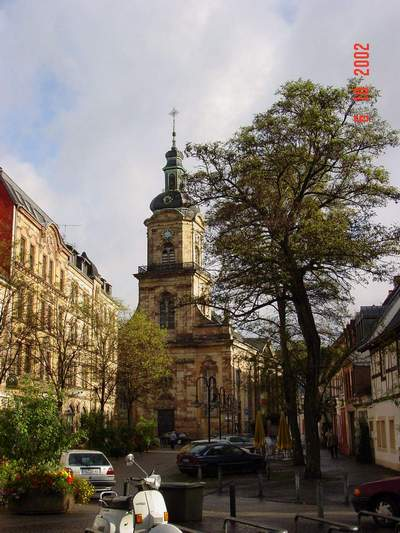
#> input picture 1-1/CB1501007/Computer and Programming Entry/Python 2023 실습코드/7400 GUI - Image Processing/3100 - 이미지 기초 1-(a)/church.JPG, 400 x 533 px, found by its file name
$ python 'Image Apply - 180 How to resize.py'   (older library calls are emulated)
#> lines starting #> are read from the running program, lines starting #| are printed output that depends on the picture

import PIL
from PIL import ImageFont
from PIL import Image
from PIL import ImageDraw

# open an image file (.bmp,.jpg,.png,.gif) you have in the working folder
imageFile = "church.jpg"

im1 = Image.open(imageFile)
#> im1 is the input picture: PIL image 400x533 RGB; mean R, G, B 122.6, 114.6, 105.6

# adjust width and height to your needs
width = 200
height = 200
# use one of these filter options to resize the image
im2 = im1.resize((width, height), Image.NEAREST)      # use nearest neighbour
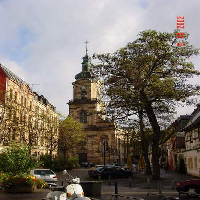
#> im2: PIL image 200x200 RGB; mean R, G, B 122.6, 114.8, 105.7
im3 = im1.resize((width, height), Image.BILINEAR)     # linear interpolation in a 2x2 environment
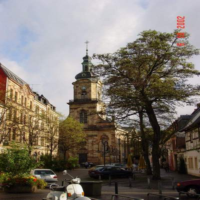
#> im3: PIL image 200x200 RGB; mean R, G, B 122.6, 114.7, 105.7
im4 = im1.resize((width, height), Image.BICUBIC)      # cubic spline interpolation in a 4x4 environment
im5 = im1.resize((width, height), Image.ANTIALIAS)    # best down-sizing filter

ext = ".jpg"
im2.save("NEAREST" + ext)
im3.save("BILINEAR" + ext)
im4.save("BICUBIC" + ext)
im5.save("ANTIALIAS" + ext)

im2.show()
